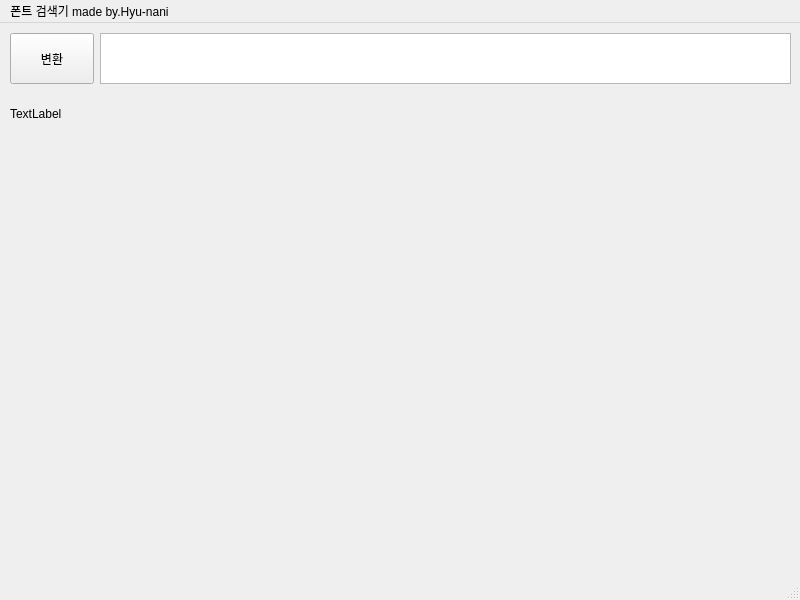
<?xml version="1.0" encoding="UTF-8"?>
<ui version="4.0">
 <class>MainWindow</class>
 <widget class="QMainWindow" name="MainWindow">
  <property name="geometry">
   <rect>
    <x>0</x>
    <y>0</y>
    <width>800</width>
    <height>600</height>
   </rect>
  </property>
  <property name="windowTitle">
   <string>MainWindow</string>
  </property>
  <widget class="QWidget" name="centralwidget">
   <widget class="QPushButton" name="pushButton">
    <property name="geometry">
     <rect>
      <x>10</x>
      <y>10</y>
      <width>84</width>
      <height>51</height>
     </rect>
    </property>
    <property name="text">
     <string>변환</string>
    </property>
   </widget>
   <widget class="QTextEdit" name="textEdit">
    <property name="geometry">
     <rect>
      <x>100</x>
      <y>10</y>
      <width>691</width>
      <height>51</height>
     </rect>
    </property>
   </widget>
   <widget class="QLabel" name="label">
    <property name="geometry">
     <rect>
      <x>10</x>
      <y>70</y>
      <width>131</width>
      <height>41</height>
     </rect>
    </property>
    <property name="text">
     <string>TextLabel</string>
    </property>
   </widget>
  </widget>
  <widget class="QMenuBar" name="menubar">
   <property name="geometry">
    <rect>
     <x>0</x>
     <y>0</y>
     <width>800</width>
     <height>25</height>
    </rect>
   </property>
   <widget class="QMenu" name="menu_Hyu_nani">
    <property name="title">
     <string>폰트 검색기 made by.Hyu-nani</string>
    </property>
   </widget>
   <addaction name="menu_Hyu_nani"/>
  </widget>
  <widget class="QStatusBar" name="statusbar"/>
 </widget>
 <resources/>
 <connections/>
</ui>
